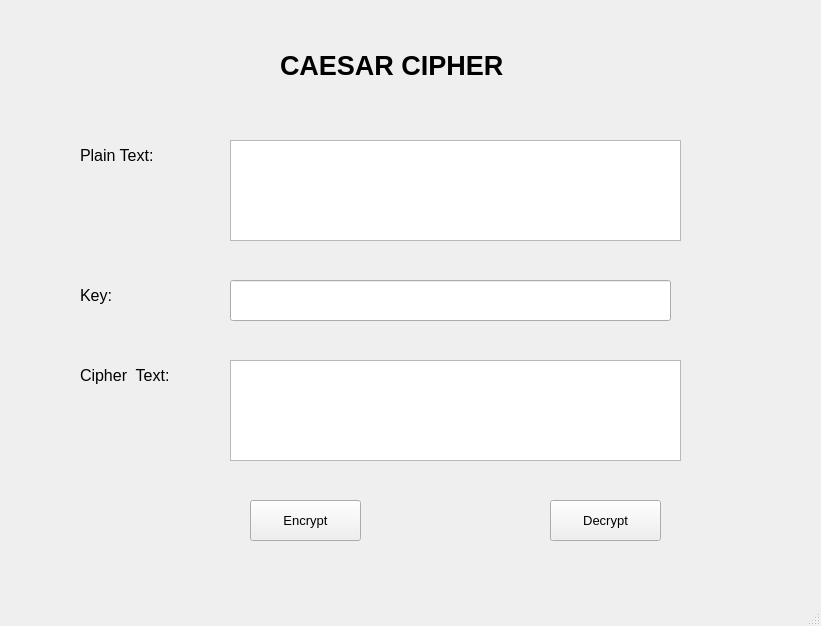
<?xml version="1.0" encoding="UTF-8"?>
<ui version="4.0">
 <class>MainWindow</class>
 <widget class="QMainWindow" name="MainWindow">
  <property name="geometry">
   <rect>
    <x>0</x>
    <y>0</y>
    <width>821</width>
    <height>626</height>
   </rect>
  </property>
  <property name="windowTitle">
   <string>MainWindow</string>
  </property>
  <widget class="QWidget" name="centralwidget">
   <widget class="QLabel" name="label">
    <property name="geometry">
     <rect>
      <x>280</x>
      <y>20</y>
      <width>281</width>
      <height>91</height>
     </rect>
    </property>
    <property name="font">
     <font>
      <pointsize>20</pointsize>
      <weight>75</weight>
      <bold>true</bold>
     </font>
    </property>
    <property name="text">
     <string>CAESAR CIPHER</string>
    </property>
   </widget>
   <widget class="QLabel" name="label_2">
    <property name="geometry">
     <rect>
      <x>80</x>
      <y>140</y>
      <width>111</width>
      <height>31</height>
     </rect>
    </property>
    <property name="font">
     <font>
      <pointsize>12</pointsize>
     </font>
    </property>
    <property name="text">
     <string>Plain Text:</string>
    </property>
   </widget>
   <widget class="QLabel" name="label_3">
    <property name="geometry">
     <rect>
      <x>80</x>
      <y>280</y>
      <width>61</width>
      <height>31</height>
     </rect>
    </property>
    <property name="font">
     <font>
      <pointsize>12</pointsize>
     </font>
    </property>
    <property name="text">
     <string>Key:</string>
    </property>
   </widget>
   <widget class="QLabel" name="label_4">
    <property name="geometry">
     <rect>
      <x>80</x>
      <y>360</y>
      <width>131</width>
      <height>31</height>
     </rect>
    </property>
    <property name="font">
     <font>
      <pointsize>12</pointsize>
     </font>
    </property>
    <property name="text">
     <string>Cipher  Text:</string>
    </property>
   </widget>
   <widget class="QTextEdit" name="txt_plaintext">
    <property name="geometry">
     <rect>
      <x>230</x>
      <y>140</y>
      <width>451</width>
      <height>101</height>
     </rect>
    </property>
   </widget>
   <widget class="QPushButton" name="btn_encrypt">
    <property name="geometry">
     <rect>
      <x>250</x>
      <y>500</y>
      <width>111</width>
      <height>41</height>
     </rect>
    </property>
    <property name="font">
     <font>
      <pointsize>10</pointsize>
     </font>
    </property>
    <property name="text">
     <string>Encrypt</string>
    </property>
   </widget>
   <widget class="QPushButton" name="btn_decrypt">
    <property name="geometry">
     <rect>
      <x>550</x>
      <y>500</y>
      <width>111</width>
      <height>41</height>
     </rect>
    </property>
    <property name="font">
     <font>
      <pointsize>10</pointsize>
     </font>
    </property>
    <property name="text">
     <string>Decrypt</string>
    </property>
   </widget>
   <widget class="QTextEdit" name="txt_ciphertext">
    <property name="geometry">
     <rect>
      <x>230</x>
      <y>360</y>
      <width>451</width>
      <height>101</height>
     </rect>
    </property>
   </widget>
   <widget class="QLineEdit" name="txt_key">
    <property name="geometry">
     <rect>
      <x>230</x>
      <y>280</y>
      <width>441</width>
      <height>41</height>
     </rect>
    </property>
   </widget>
  </widget>
  <widget class="QMenuBar" name="menubar">
   <property name="geometry">
    <rect>
     <x>0</x>
     <y>0</y>
     <width>821</width>
     <height>26</height>
    </rect>
   </property>
  </widget>
  <widget class="QStatusBar" name="statusbar"/>
 </widget>
 <resources/>
 <connections/>
</ui>
